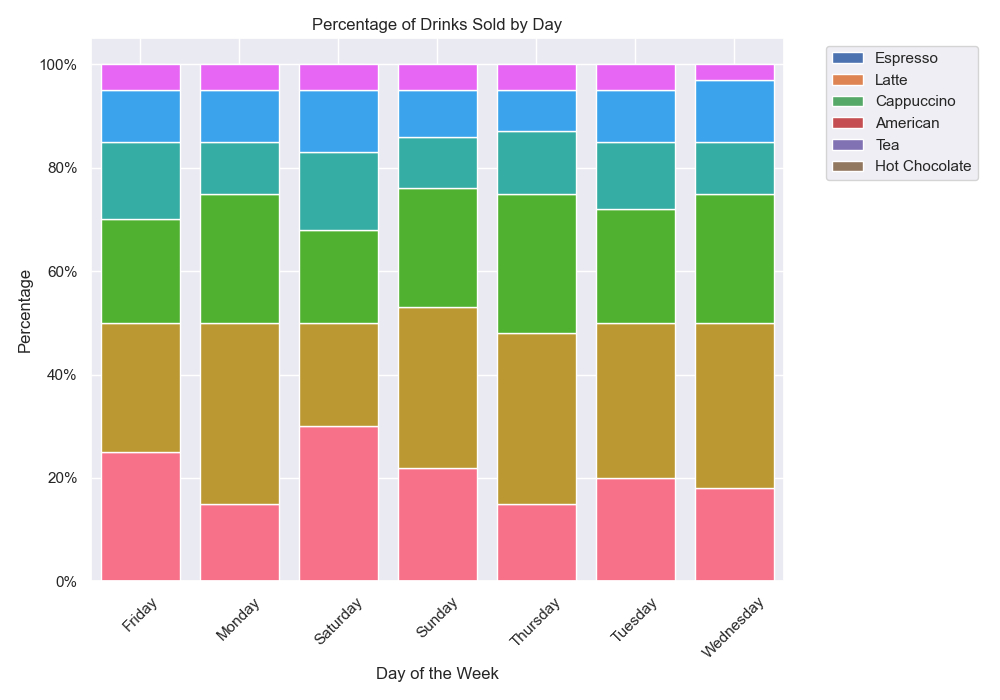

This chart was generated by the following Python code:

import seaborn as sns
import matplotlib.pyplot as plt
import pandas as pd

# Define the data
data = [
    {'Day': 'Monday', 'Espresso': '15%', 'Latte': '35%', 'Cappuccino': '25%', 'American': '10%', 'Tea': '10%', 'Hot Chocolate': '5%'},
    {'Day': 'Tuesday', 'Espresso': '20%', 'Latte': '30%', 'Cappuccino': '22%', 'American': '13%', 'Tea': '10%', 'Hot Chocolate': '5%'},
    {'Day': 'Wednesday', 'Espresso': '18%', 'Latte': '32%', 'Cappuccino': '25%', 'American': '10%', 'Tea': '12%', 'Hot Chocolate': '3%'},
    {'Day': 'Thursday', 'Espresso': '15%', 'Latte': '33%', 'Cappuccino': '27%', 'American': '12%', 'Tea': '8%', 'Hot Chocolate': '5%'},
    {'Day': 'Friday', 'Espresso': '25%', 'Latte': '25%', 'Cappuccino': '20%', 'American': '15%', 'Tea': '10%', 'Hot Chocolate': '5%'},
    {'Day': 'Saturday', 'Espresso': '30%', 'Latte': '20%', 'Cappuccino': '18%', 'American': '15%', 'Tea': '12%', 'Hot Chocolate': '5%'},
    {'Day': 'Sunday', 'Espresso': '22%', 'Latte': '31%', 'Cappuccino': '23%', 'American': '10%', 'Tea': '9%', 'Hot Chocolate': '5%'}
]

# Transform data into a pandas DataFrame
df = pd.DataFrame(data)

# Convert percentage strings to numerical values
for col in df.columns:
    if col != 'Day':
        df[col] = df[col].str.rstrip('%').astype('float') / 100

# Prepare data for 100% stacked bar chart
df.set_index('Day', inplace=True)
df.sort_index(inplace=True)

# Calculate cumulative sum for stacking
cumsum_df = df.cumsum(axis=1)

# Start plotting
df.plot(kind='bar', stacked=True, figsize=(10, 7))

# Customizing the plot with seaborn visual encodings
palette = sns.color_palette("husl", len(df.columns))
for i, col in enumerate(df.columns):
    # Plotting each layer of the stacked bar
    plt.bar(df.index, df[col], bottom=cumsum_df[col] - df[col], color=palette[i], edgecolor='white')

# Additional customizations
plt.xticks(rotation=45)
plt.yticks(ticks=[0, 0.2, 0.4, 0.6, 0.8, 1], labels=['0%', '20%', '40%', '60%', '80%', '100%'])
plt.xlabel('Day of the Week')
plt.ylabel('Percentage')
plt.title('Percentage of Drinks Sold by Day')
plt.legend(df.columns, bbox_to_anchor=(1.05, 1), loc='upper left')
plt.tight_layout()

# Show the plot
plt.show()
